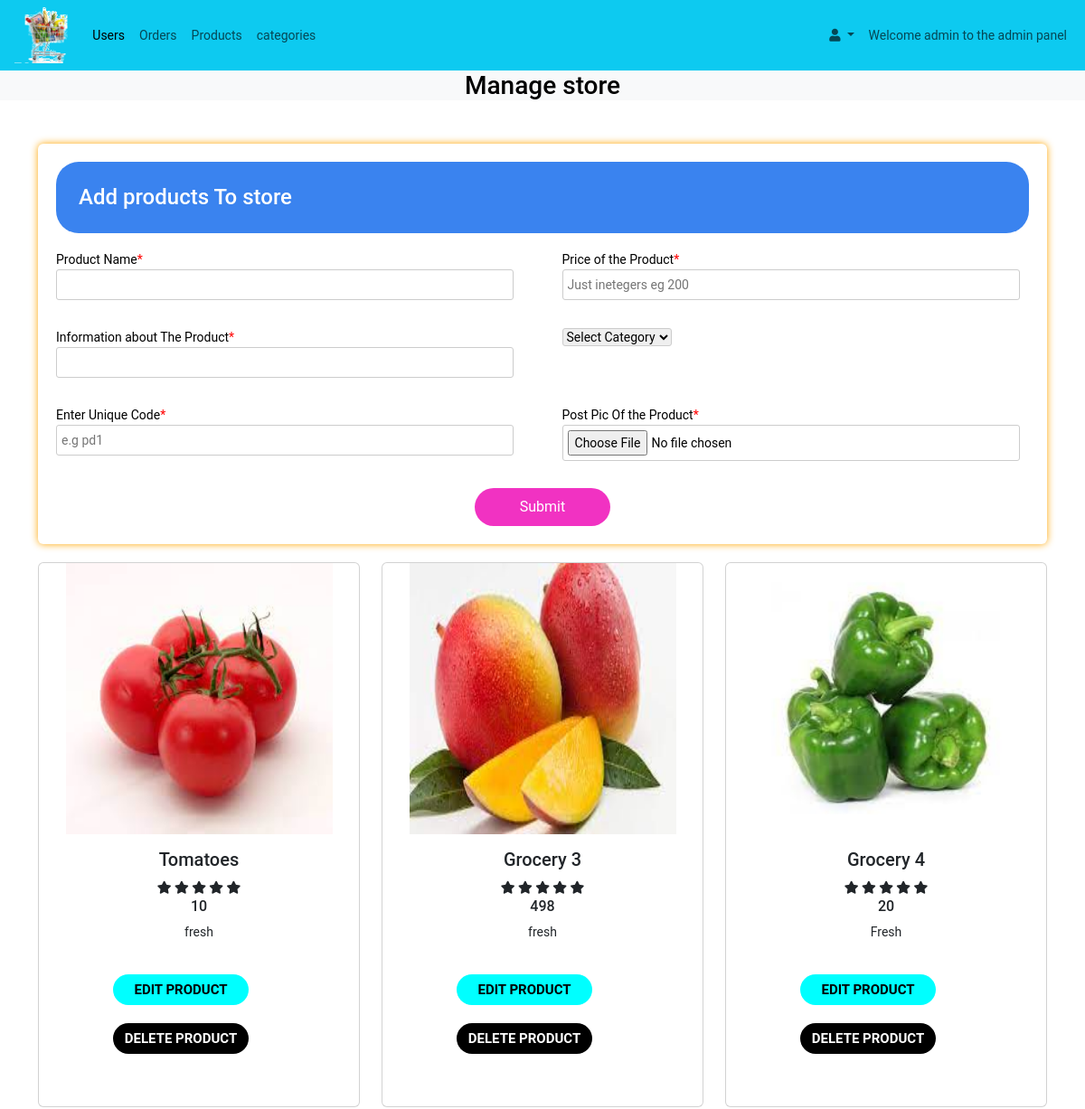
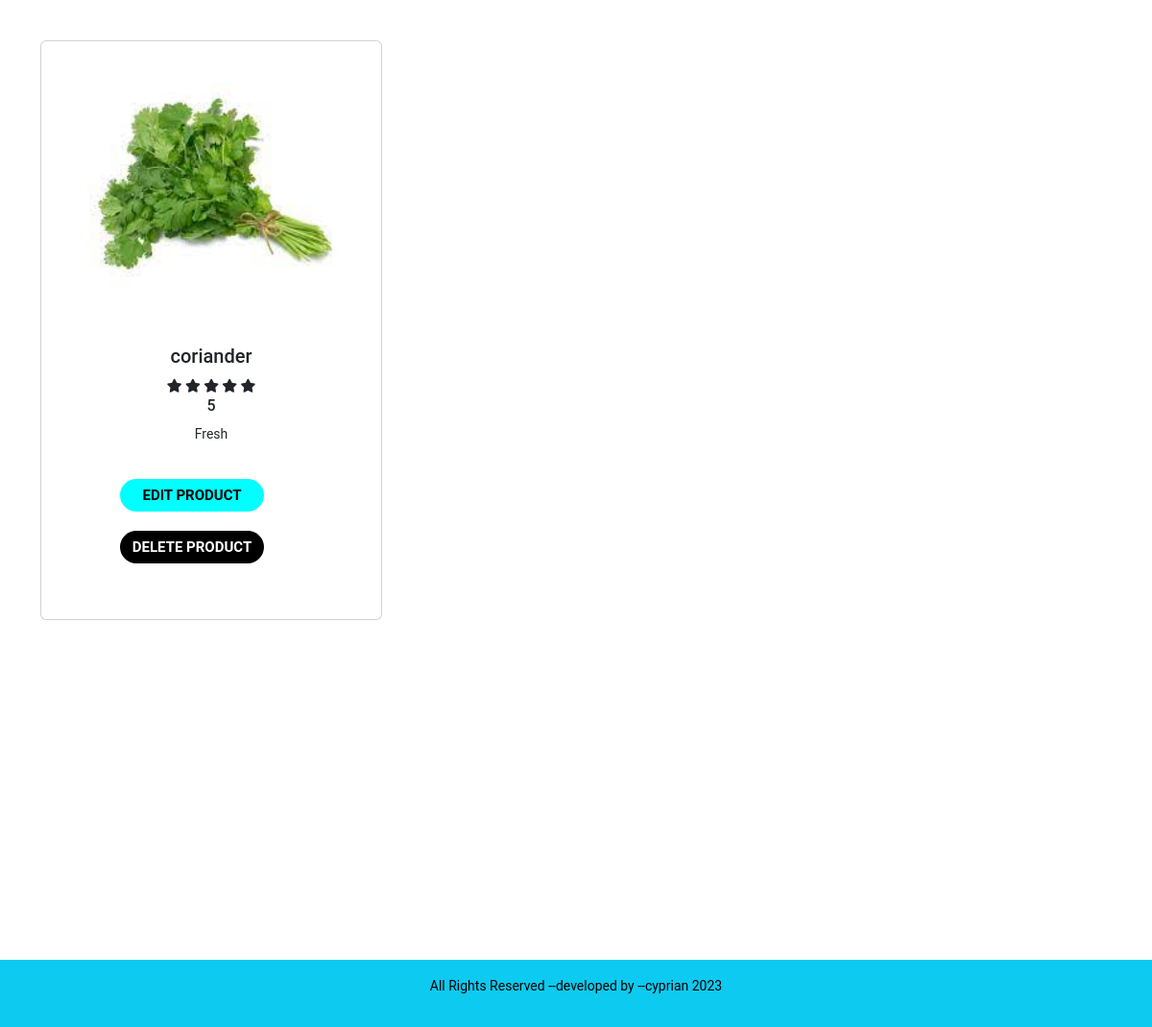
The app's page /admin/products.php (signed in) with its own data (2 pictures, top to bottom).
### tables this page shows
CREATE TABLE `products` (
  `id` int(11) NOT NULL,
  `productname` varchar(100) NOT NULL,
  `price` int(100) NOT NULL,
  `productinfo` varchar(100) NOT NULL,
  `productimage` varchar(100) NOT NULL,
  `category` varchar(100) NOT NULL,
  `products` varchar(100) NOT NULL,
  `code` varchar(100) NOT NULL,
  `Date` date NOT NULL,
  `Time` time(1) NOT NULL
);

### admin/products.php (the view, shortened to what this page needs)
<?php
require_once '../includes/config.php';
$sql="SELECT * FROM admin where email='" . $_SESSION["email"] . "'";
$stmt = $DBH->prepare($sql);
$stmt->execute();
?>
<!DOCTYPE html>
<html lang="en">
<head>
  <link href="https://cdn.jsdelivr.net/npm/bootstrap@5.3.0-alpha1/dist/css/bootstrap.min.css" rel="stylesheet">
  <link rel="stylesheet" href="https://use.fontawesome.com/releases/v5.15.4/css/all.css"/>
  <link rel="stylesheet"href="../assets/css/style.css">
  <link rel="stylesheet"href="../assets/css/form.css">
</head>
<body>
 <?php
   require_once 'log-ins/header.php';
  ?>
  <div class="bg-light">
    <h3 class="text-center">Manage store</h3>
  </div>
  <main class="mt-5">
  <div class="container">
    <form action="products.php" method="POST" enctype="multipart/form-data">
      <fieldset>
        <legend style="border-radius: 25px;background-color: rgba(9, 100, 236, 0.8);"><h4 style="margin:15px;">Add products To store</h4></legend>
        <div class="columns">
          <div class="item">
            <label for="booktitle">Product Name<span>*</span></label>
            <input id="booktitle" type="text" name="productname" />
          </div>
          <div class="item">
            <label for="information"> Price of the Product<span>*</span></label>
            <input id="information" type="text" placeholder="Just inetegers eg 200" name="price" />
          </div>
          <div class="item">
            <label for="information"> Information about The Product<span>*</span></label>
            <input id="information" type="text" name="productinfo" />
          </div>
          <div class="item">
            <select name="category">
             <option value="" disabled selected>Select Category</option>
            </select>
          </div>
          <div class="item">
            <label for="information"> Enter Unique Code<span>*</span></label>
            <input id="information" type="text" placeholder="e.g pd1" name="code" />
          </div>
          <div class="item">
              <label for="cover">Post Pic Of the Product<span>*</span></label>
              <input type="file" name="productimage" >
          </div>
      </fieldset>
      <div class="btn-block">
        <button type="submit" name="product"style="border-radius: 25px;">Submit</button>
      </div>
    </form>
  </div>
  <div class="container">
     <?php
         require_once '../includes/config.php';
         if (isset($_POST['submit'])){
         $search = $_POST['search'];
        $sql="SELECT * FROM products where (category LIKE '%" . $_POST["search"] . "%') OR (productname LIKE '%" . $_POST["search"] . "%') OR (productinfo LIKE '%" . $_POST["search"] . "%')OR (price LIKE '%" . $_POST["search"] . "%') OR (products LIKE '%" . $_POST["search"] . "%') ";
        $stmt = $DBH->prepare($sql);
        $stmt->execute();
        $total = $stmt->rowCount();
      }
      else{
        $sql="SELECT * FROM products ";
        $stmt = $DBH->prepare($sql);
        $stmt->execute();
      }
     ?>
        <section class="text-center mb-4" >
        <?php
          $t = 0;
          while($row = $stmt->fetchObject()) {
            $t++;
                if($t == 1)
                {
        ?>
      <div class="row" style="display:flex;margin-top:20px;">
            <div class="col-lg-4 col-md-12 mb-4">
              <div class="card" style="">
                <div
                  class="bg-image hover-overlay ripple"
                  data-mdb-ripple-color="light">
                  <img src="<?php echo "../assets/imgs/products/". "{$row->productimage}";?>"
                  class="img-fluid" style="max-width:295px; height:300px;" />
                </div>
                <div class="card-body">
                  <h5 class="card-title"><?php echo "{$row->productname}"; ?></h5>
                  <span class="fa fa-star checked"></span>
                  <span class="fa fa-star checked"></span>
                  <span class="fa fa-star checked"></span>
                  <span class="fa fa-star checked"></span>
                  <span class="fa fa-star checked"></span>
                  <h6><?php echo "{$row->price}"; ?></h6>
                  <p class="card-text">
                  <?php echo "{$row->productinfo}"; ?>
                  </p>
                  <div class="tools" style="display:flex;margin-left:-40px;">
                    <div class="delete-edit" style="margin-left:auto;margin-right:auto;display:block;">
                     <div class="edit" >
                       <button style="margin-top:20px;" class="button-admin" onclick=editproduct()>EDIT PRODUCT</button>
                     </div>
                     <form action="forms/delete.php" method="post" style="box-shadow:none;">
                        <button type="submit" class="button-admin2" name="deleteproduct_btn">DELETE PRODUCT</button>
                      </form>
                    </div>
                  </div>
                  <br>
                </div>
              </div>
            </div>
        <?php
            }else if($t == 3){
              ?>
              <div class="col-lg-4 col-md-12 mb-4">
              <div class="card" style="">
                <div
                  class="bg-image hover-overlay ripple"
                  data-mdb-ripple-color="light">
                  <img
                    src="<?php echo "../assets/imgs/products/". "{$row->productimage}";?>"
                    class="img-fluid" style="max-width:295px; height:300px;" />
                </div>
                <div class="card-body">
                  <h5 class="card-title"><?php echo "{$row->productname}"; ?></h5>
                  <span class="fa fa-star checked"></span>
                  <span class="fa fa-star checked"></span>
                  <span class="fa fa-star checked"></span>
                  <span class="fa fa-star checked"></span>
                  <span class="fa fa-star checked"></span>
                  <h6><?php echo "{$row->price}"; ?></h6>
                  <p class="card-text">
                  <?php echo "{$row->productinfo}"; ?>
                  </p>
                  <div class="tools" style="display:flex;margin-left:-40px;">
                    <div class="delete-edit" style="margin-left:auto;margin-right:auto;display:block;">
                     <div class="edit" >
                       <button style="margin-top:20px;" class="button-admin" onclick=editproduct()>EDIT PRODUCT</button>
                     </div>
                     <form action="forms/delete.php" method="post" style="box-shadow:none;">
                        <button type="submit" class="button-admin2" name="deleteproduct_btn">DELETE PRODUCT</button>
                      </form>
                    </div>
                  </div>
                  <br>
                </div>
              </div>
            </div>
      </div>
            <?php
                  $t = 0;
                }else{
                  ?>
            <div class="col-lg-4 col-md-12 mb-4">
              <div class="card" style="">
                <div
                  class="bg-image hover-overlay ripple"
                  data-mdb-ripple-color="light">
                  <img
                    src="<?php echo "../assets/imgs/products/". "{$row->productimage}";?>"
                    class="img-fluid" style="max-width:295px; height:300px;" />
                </div>
                <div class="card-body">
                  <h5 class="card-title"><?php echo "{$row->productname}"; ?></h5>
                  <span class="fa fa-star checked"></span>
                  <span class="fa fa-star checked"></span>
                  <span class="fa fa-star checked"></span>
                  <span class="fa fa-star checked"></span>
                  <span class="fa fa-star checked"></span>
                  <h6><?php echo "{$row->price}"; ?></h6>
                  <p class="card-text">
                  <?php echo "{$row->productinfo}"; ?>
                  </p>
                  <div class="tools" style="display:flex;margin-left:-40px;">
                    <div class="delete-edit" style="margin-left:auto;margin-right:auto;display:block;">
                     <div class="edit" >
                       <button style="margin-top:20px;" class="button-admin" onclick=editproduct()>EDIT PRODUCT</button>
                     </div>
                      <form action="forms/delete.php" method="post" style="box-shadow:none;">
                        <button type="submit" class="button-admin2" name="deleteproduct_btn">DELETE PRODUCT</button>
                      </form>
                    </div>
                  </div>
                </div>
                <br>
              </div>
            </div>
            <?php
                }
            }
            if($t < 3){
              ?>
              </div>
              <?php
            }
            ?>
          </section>
      </div>
  </main>
 <div class="conatiner-ft"style="margin-top:330px;">
 <?php
   require_once '../includes/footer.php';
  ?>
 </div>
</body>
</html>

### admin/log-ins/header.php (shortened to what this page needs)
<div class="container-fluid p-0">
  <nav class="navbar navbar-expand-lg navbar-light bg-info">
    <div class="container-fluid">
      <img src="../assets/imgs/download.png" alt="logo" class="logo" width="70">
      <div class="collapse navbar-collapse" id="navbarSupportedContent">
        <ul class="navbar-nav me-auto mb-2 mb-lg-0">
          <li class="nav-item">
            <a class="nav-link active" aria-current="page" href="index.php">Users</a>
          </li>
          <li class="nav-item">
            <a class="nav-link" href="orders.php">Orders</a>
          </li>
          <li class="nav-item">
            <a class="nav-link" href="products.php">Products</a>
          </li>
          <li class="nav-item">
            <a class="nav-link" href="categories.php">categories</a>
          </li>
        </ul>
        <ul class="navbar-nav d-flex flex-row">
           <li class="nav-item me-3 me-lg-0 dropdown" >
           <div class="dropdown">
            <a class="nav-link dropdown-toggle" href="#" id="navbarDropdown" role="button"
               data-mdb-toggle="dropdown"
               aria-expanded="false"
               aria-haspopup="true" >
               <i class="fas fa-user"></i>
            </a>
          </div>
           <?php
              while($row = $stmt->fetchObject()) {
              ?>
            <li class="nav-item">
              <a class="nav-link"href="#" >Welcome <?php echo "{$row->username}"; ?> to the admin panel</a>
            </li>
            <?php
                }
            ?>
        </ul>
      </div>
    </div>
  </nav>
  </div>

### assets/css/style.css (style rules this page uses)
* { margin: 0; padding: 0; box-sizing: border-box; }
.logo { width:7%; height:7%; }

### assets/css/form.css (style rules this page uses)
html, body { height: 100%; }
body, div, form, input, select, textarea, label { padding: 0; margin: 0; outline: none; font-family: Roboto, Arial, sans-serif; font-size: 14px; color:black; line-height: 22px; }
legend { padding: 10px; font-family: Roboto, Arial, sans-serif; font-size: 18px; color: #fff; background-color: rgb(241, 50, 194); }
form { width: 100%; padding: 20px; border-radius: 6px; background: #fff; box-shadow: 0 0 8px orange; }
input, select, textarea { margin-bottom: 10px; border: 1px solid #ccc; border-radius: 3px; }
input { width: calc(100% - 10px); padding: 5px; }
.item { position: relative; margin: 10px 0; }
.item span { color: red; }
.columns { display:flex; justify-content:space-between; flex-direction:row; flex-wrap:wrap; }
.columns div { width:48%; }
.btn-block { margin-top: 10px; text-align: center; }
button { width: 150px; padding: 10px; border: none; border-radius: 5px; background: rgb(241, 50, 194) ; font-size: 16px; color: #fff; cursor: pointer; }

### admin/products.php (style rules this page uses)
.button-admin { font-weight:bolder; font-size:15px; height:auto; padding:6px 10px; text-align:center; opacity: 1; background: aqua; color:black; border-radius:25px; }
.button-admin2 { font-weight:bolder; font-size:15px; height:auto; padding:6px 10px; text-align:center; opacity: 1; background: black; color:white; border-radius:25px; }

### records on screen
products: productimage (picture), productname "Tomatoes", price "10", productinfo "fresh"
products: productimage (picture), productname "Grocery 3", price "498", productinfo "fresh"
products: productimage (picture), productname "Grocery 4", price "20", productinfo "Fresh"
products: productimage (picture), productname "coriander", price "5", productinfo "Fresh"

### other values on screen
$row->username "admin"
